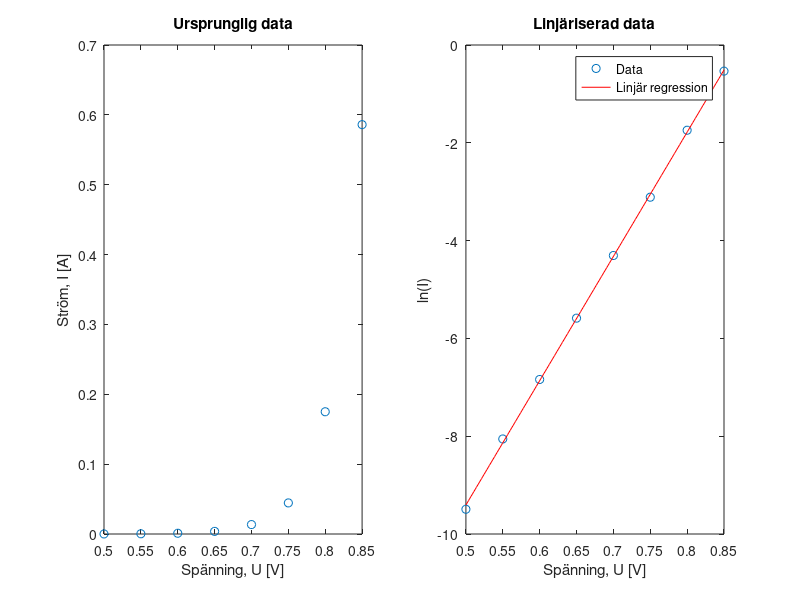

MATLAB code for this plot:
% konsnter givna datan från tabellen
q = 1.60e-19;      % Elektronens laddning [C]
k = 1.38e-23;      % Boltzmanns konstant [J/K]
T = 300;           % Temperatur [K]

% Uppmätt data för ström och späning. (Tabellen)
I = [7.53e-5 3.17e-4 1.07e-3 3.75e-3 1.35e-2 4.45e-2 1.75e-1 5.86e-1];
U = [0.50 0.55 0.60 0.65 0.70 0.75 0.80 0.85];

% Linjarisering:logaritmera strömvärdena
log_I = log(I);

% Plotta data för att visualisera förhållandet
figure;
subplot(1, 2, 1);
plot(U, I, 'o');
xlabel('Spänning, U [V]');
ylabel('Ström, I [A]');
title('Ursprunglig data');

% Plotta linjäriserad data
subplot(1, 2, 2);
plot(U, log_I, 'o');
xlabel('Spänning, U [V]');
ylabel('ln(I)');
title('Linjäriserad data');

%Linjär regression för att hitta lutningen (slope) och interceptet
coefficients = polyfit(U, log_I, 1);

%Lutningen och interceptet
slope = coefficients(1);
ln_I0 = coefficients(2);

% bestäm n med hjälp av lutningen (slope) 
n = q / (slope * k * T);

% Bestäm I0 från ln(I0)
I0 = exp(ln_I0);

% Visa resultat 
fprintf('Värdet på n är: %.4f\n', n);
fprintf('Värdet på I0 är: %.4e A\n', I0);

% Plotta linjär regression
hold on;
U_fit = linspace (min(U), max(U), 100);
log_I_fit = polyval(coefficients, U_fit);
plot(U_fit, log_I_fit, '-r');
legend('Data', 'Linjär regression');